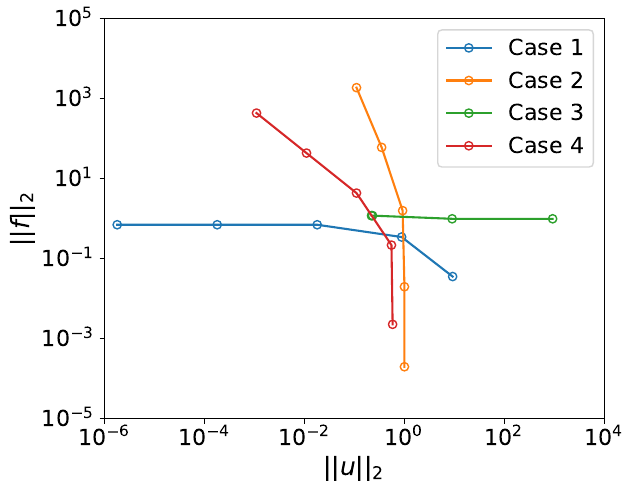

Reproduce this figure in Python.

import sys
sys.path.append('../')
import settings

import numpy as np
import matplotlib.pyplot as plt

fig = plt.figure(figsize=(5, 4))
ax = fig.add_axes([0,0,1,1])

n_row = 5
n_col = 4

data_l2_norm_u = np.zeros((n_row,n_col))
data_l2_norm_f = np.zeros((n_row,n_col))

vec_case=['2pic_power_minus_2_sin2picx', 'exp', '2pic_power_minus_2_sin2picx_minus_x_square_over_2', '2pic_power_minus_1_sin2picx', 'linear']

for id_case in range(n_col):
    f = open("l2_norm_u_"+vec_case[id_case]+".txt", 'r')
    data_raw = [line.split() for line in f]
    f.close()

    for id_coeff in range(n_row):
        data_l2_norm_u[id_coeff,id_case] = data_raw[id_coeff+1][1]
        data_l2_norm_f[id_coeff,id_case] = data_raw[id_coeff+1][3]
        
    plt.loglog(data_l2_norm_u[:,id_case], data_l2_norm_f[:,id_case], "o-", mfc='none',label="Case "+str(id_case+1))

plt.xticks(fontsize=settings.fontsize_tick)
plt.xlabel(r"$\||u\||_2$",fontsize=settings.fontsize_label)
plt.xlim(1e-6,1e4)

plt.yticks(fontsize=settings.fontsize_tick)
plt.ylabel(r"$\||f\||_2$",fontsize=settings.fontsize_label)
plt.ylim(1e-5,1e5)

plt.legend(fontsize=settings.fontsize_legend, loc=1,ncol=1)

plt.savefig('l2_norm_u_f.pdf', bbox_inches='tight')